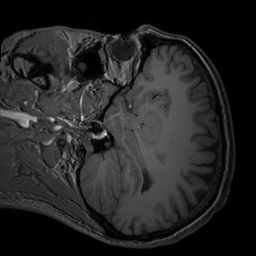
#> input picture datasets/ixi-png/IXI039-HH-1261-T1_051.png, 256 x 256 px, given in place of Original.png, which was not available
$ python MTF-SNR-CNR.py --Filename datasets/ixi-png/IXI039-HH-1261-T1_051.png
#> lines starting #> are read from the running program, lines starting #| are printed output that depends on the picture
# -*- coding: utf-8 -*-

"""
Script to calculate MTF, SNR, CNR, etc.
Uses an input image, user selects region, script calculates.
"""

import sys
import os
from optparse import OptionParser
import matplotlib.pylab as plt
import numpy

import numpy as np
def signaltonoise(a, axis=0, ddof=0):
    a = np.asanyarray(a)
    m = a.mean(axis)
    sd = a.std(axis=axis, ddof=ddof)
    return np.where(sd == 0, 0, m/sd)

# clear the commandline
os.system('clear')

# set display defaults
plt.rc('image', cmap='gray', interpolation='nearest')  # Display all images the same way
plt.rc('lines', linewidth=2)  # Make lines a bit wider
plt.rc('lines', marker='o')  # Always with line markers

# setup interactive plotting
plt.ion()

# Use Pythons Optionparser to define and read the options, and also
# give some help to the user
parser = OptionParser()
usage = "usage: %prog [options] arg"
parser.add_option('-f', '--Filename', dest='Filename',
                  help='Imagefile to open', metavar='path/somefile.jpg')
parser.add_option('-m', '--MTF', dest='MTF', default=False,
                  action='store_true',
                  help='Calculate Modulation transfer function')
parser.add_option('-s', '--SNR', dest='SNR', default=True,
                  action='store_true', help='Calculate Signal-to-noise ratio')
parser.add_option('-c', '--CNR', dest='CNR', default=True,
                  action='store_true',
                  help='Calculate Contrast-to-noise ratio')
parser.add_option('-r', '--roi', dest='ROI',
                  help='ROI to calculate the SNR from '
                       '[Upperleft X,Y,Lowerright X,Y]. If no ROI is given, '
                       'the user has to define a ROI on the image.',
                  metavar='10,100,400,550')
parser.add_option('-t', '--test', dest='Test', default=False,
                  action='store_true', help='Only do a test-run', metavar=1)

(options, args) = parser.parse_args()

print('Temporarily setting filename')
options.Filename = './Original.png'

# print
# print 'Temporarily setting ROI'
# options.ROI = '1946,108,2358,728'

# Show the help if no parameters are given. Or actually if no filename.
if options.Filename is None:
    parser.print_help()
    print('Example:')
    print(' ').join(sys.argv)
    sys.exit(1)

# Read File
print('Reading', options.Filename)
try:
    Image = plt.imread(options.Filename)
#> Image is the input picture: shape (256, 256) float32; min 0, max 0.957, mean 0.145
    # Image = numpy.sum(Image, axis=2)  # sum RGB channels, i.e. convert to
    # grayscale
    # Flip the image upsidedown, since Matplotlib has the origin at a different
    # place. If not, we'd have to use "origin='lower'" in every imshow and
    # calculate too much with all the coordinates...
    Image = numpy.flipud(Image)
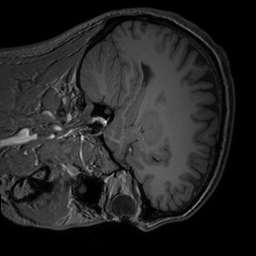
#> Image: shape (256, 256) float32; min 0, max 0.957, mean 0.145
except IOError:
    print('I was not able to read the file, did you specify the correct ' \
          'path with "-f"?')
    exit(1)
print('The image', os.path.basename(options.Filename), 'is', Image.shape[1],\
    'x', Image.shape[0], 'pixels big.')
#| The image Original.png is 256 x 256 pixels big.


# Do ROI if desired
plt.figure(1)
plt.imshow(Image)
plt.title('Original')
if options.ROI:
    # make the ROI-Coordinates into a double tuple, so we can use less code
    # afterwards
    options.ROI = ((int(options.ROI.split(',')[0]),
                    int(options.ROI.split(',')[1])),
                   (int(options.ROI.split(',')[2]),
                    int(options.ROI.split(',')[3])))
else:
    plt.title('Please select two corners of the ROI. Top left, bottom right')
#> (the run stopped early here; a loop or call above may not have finished)

$ run again, on datasets/ixi-png/IXI051-HH-1328-T1_092.png
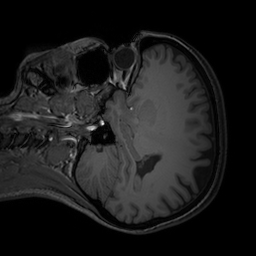
#> input picture datasets/ixi-png/IXI051-HH-1328-T1_092.png, 256 x 256 px, given in place of Original.png, which was not available
#> Image is the input picture: shape (256, 256) float32; min 0, max 0.918, mean 0.108
#> `Image = numpy.flipud(Image)`:
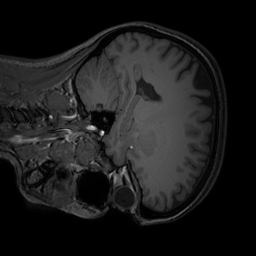
#> Image: shape (256, 256) float32; min 0, max 0.918, mean 0.108
#| The image Original.png is 256 x 256 pixels big.

$ run again, on datasets/ixi-png/IXI056-HH-1327-T1_075.png
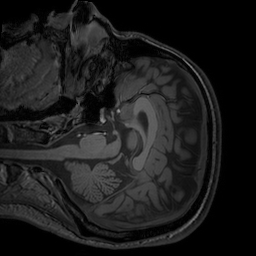
#> input picture datasets/ixi-png/IXI056-HH-1327-T1_075.png, 256 x 256 px, given in place of Original.png, which was not available
#> Image is the input picture: shape (256, 256) float32; min 0, max 0.584, mean 0.109
#> `Image = numpy.flipud(Image)`:
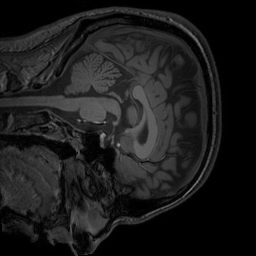
#> Image: shape (256, 256) float32; min 0, max 0.584, mean 0.109
#| The image Original.png is 256 x 256 pixels big.
